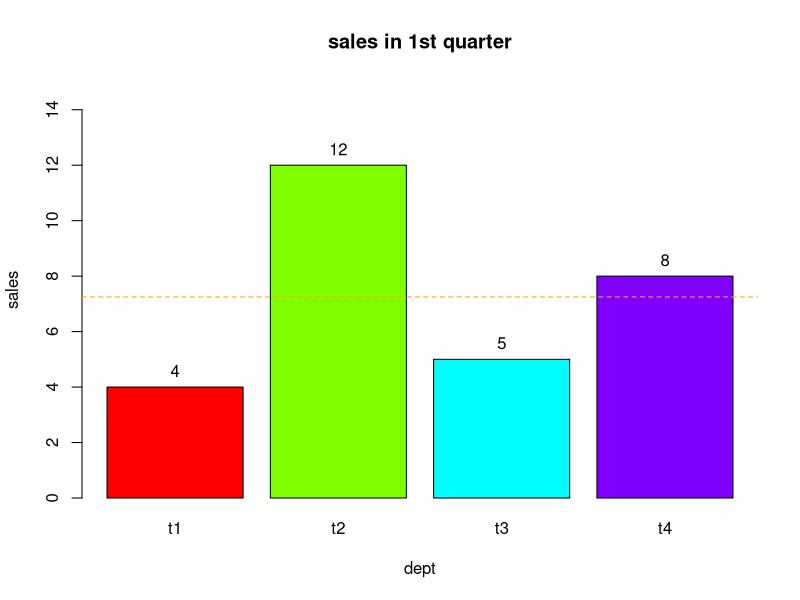

Write R code to recreate this figure.
dept = c("t1", "t2", "t3", "t4")
sales01 = c(4,12,5,8)

bp = barplot(sales01, names.arg = dept, 
        main="sales in 1st quarter", col=rainbow(length(dept)), 
        xlab="dept", ylab="sales", ylim=c(0,15))
abline(h=mean(sales01), col="orange", lty=2) #선긋기 

text(x=bp, y=sales01, labels = sales01, pos=3)#pos : 위치 남쪽부터 반시계로 
